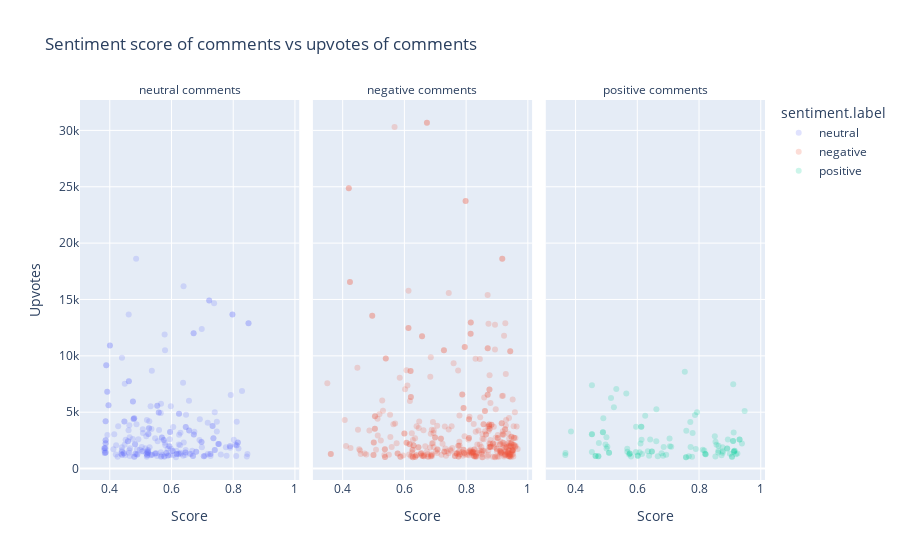

This figure's notebook cell:
### Markdown cell above
Still no clear structure for comments with less than 1000 upvotes. Lets see if theres more structure for the absolute top comments.

### Code cell
min = 1000

fig = px.scatter(comments_df[comments_df["upvotes"] > min], x="sentiment.score", y="upvotes", color="sentiment.label", facet_col="sentiment.label",
                 title="Sentiment score of comments vs upvotes of comments",
                 labels={"sentiment.score": "Score", "upvotes": "Upvotes"},
                 opacity=0.2)
fig.for_each_annotation(lambda a: a.update(text=a.text.split("=")[-1]+ " comments"))
fig.show()

### Figure 1 — Plotly figure (JSON) as saved in the notebook; plotly's stock layout.template omitted (floating-point values rounded to 4 significant figures; data arrays with more than 128 entries replaced by an {"elided": "..."} marker saying what was removed)
{"data": [{"hovertemplate": "sentiment.label=neutral<br>Score=%{x}<br>Upvotes=%{y}<extra></extra>", "legendgroup": "neutral", "marker": {"color": "#636efa", "opacity": 0.2, "symbol": "circle"}, "mode": "markers", "name": "neutral", "orientation": "v", "showlegend": true, "type": "scatter", "x": {"elided": "244 float values"}, "xaxis": "x", "y": {"elided": "244 int values"}, "yaxis": "y"}, {"hovertemplate": "sentiment.label=negative<br>Score=%{x}<br>Upvotes=%{y}<extra></extra>", "legendgroup": "negative", "marker": {"color": "#EF553B", "opacity": 0.2, "symbol": "circle"}, "mode": "markers", "name": "negative", "orientation": "v", "showlegend": true, "type": "scatter", "x": {"elided": "404 float values"}, "xaxis": "x2", "y": {"elided": "404 int values"}, "yaxis": "y2"}, {"hovertemplate": "sentiment.label=positive<br>Score=%{x}<br>Upvotes=%{y}<extra></extra>", "legendgroup": "positive", "marker": {"color": "#00cc96", "opacity": 0.2, "symbol": "circle"}, "mode": "markers", "name": "positive", "orientation": "v", "showlegend": true, "type": "scatter", "x": [0.5085, 0.4647, 0.6472, 0.5085, 0.4647, 0.6472, 0.9314, 0.9314, 0.453, 0.8214, 0.453, 0.8214, 0.6615, 0.3667, 0.6018, 0.6619, 0.812, 0.532, 0.7717, 0.6417, 0.3673, 0.5242, 0.4899, 0.6138, 0.8934, 0.9105, 0.9105, 0.6152, 0.5798, 0.4971, 0.6663, 0.8766, 0.5031, 0.8169, 0.7936, 0.5, 0.5736, 0.7672, 0.6256, 0.7056, 0.7539, 0.7588, 0.862, 0.4755, 0.8763, 0.5674, 0.7895, 0.787, 0.7045, 0.7728, 0.9068, 0.9068, 0.9391, 0.9108, 0.8511, 0.8913, 0.7579, 0.8913, 0.7579, 0.9243, 0.8534, 0.8769, 0.853, 0.913, 0.4886, 0.913, 0.4886, 0.8567, 0.6935, 0.6835, 0.6341, 0.5677, 0.9478, 0.6855, 0.5954, 0.7099, 0.4739, 0.5755, 0.4739, 0.5755, 0.8194, 0.7774, 0.6383, 0.5004, 0.613, 0.613, 0.9002, 0.9156, 0.453, 0.9142, 0.5961, 0.9195, 0.8628, 0.6105, 0.4528, 0.6076, 0.9122, 0.5149, 0.863, 0.3851, 0.873, 0.6014, 0.6787, 0.7792, 0.5644], "xaxis": "x3", "y": [1410, 1125, 1509, 1410, 1125, 1509, 2572, 2572, 3034, 1270, 3034, 1270, 2414, 1211, 1116, 5273, 1676, 7063, 4122, 2583, 1381, 5434, 4473, 2548, 2578, 2438, 2438, 1300, 1080, 2131, 1092, 1544, 1929, 1605, 5001, 2788, 1258, 1087, 4685, 1988, 8589, 3360, 1419, 2272, 1889, 1762, 1745, 4759, 2660, 1923, 1052, 1052, 2231, 7474, 2869, 1787, 1011, 1787, 1011, 1337, 2375, 1411, 1071, 1482, 3218, 1482, 3218, 2118, 1229, 1126, 1531, 1482, 5113, 1907, 1463, 1938, 1082, 1328, 1082, 1328, 1325, 1053, 1143, 1785, 3705, 3705, 1324, 1573, 7381, 1577, 3717, 1263, 1582, 2223, 1470, 1457, 3204, 6256, 2025, 3288, 1172, 1155, 1356, 3145, 6649], "yaxis": "y3"}], "layout": {"annotations": [{"font": {}, "showarrow": false, "text": "neutral comments", "x": 0.16, "xanchor": "center", "xref": "paper", "y": 1, "yanchor": "bottom", "yref": "paper"}, {"font": {}, "showarrow": false, "text": "negative comments", "x": 0.5, "xanchor": "center", "xref": "paper", "y": 1, "yanchor": "bottom", "yref": "paper"}, {"font": {}, "showarrow": false, "text": "positive comments", "x": 0.84, "xanchor": "center", "xref": "paper", "y": 1, "yanchor": "bottom", "yref": "paper"}], "legend": {"title": {"text": "sentiment.label"}, "tracegroupgap": 0}, "title": {"text": "Sentiment score of comments vs upvotes of comments"}, "xaxis": {"anchor": "y", "domain": [0, 0.32], "title": {"text": "Score"}}, "xaxis2": {"anchor": "y2", "domain": [0.34, 0.66], "matches": "x", "title": {"text": "Score"}}, "xaxis3": {"anchor": "y3", "domain": [0.68, 1.0], "matches": "x", "title": {"text": "Score"}}, "yaxis": {"anchor": "x", "domain": [0, 1], "title": {"text": "Upvotes"}}, "yaxis2": {"anchor": "x2", "domain": [0, 1], "matches": "y", "showticklabels": false}, "yaxis3": {"anchor": "x3", "domain": [0, 1], "matches": "y", "showticklabels": false}}}
